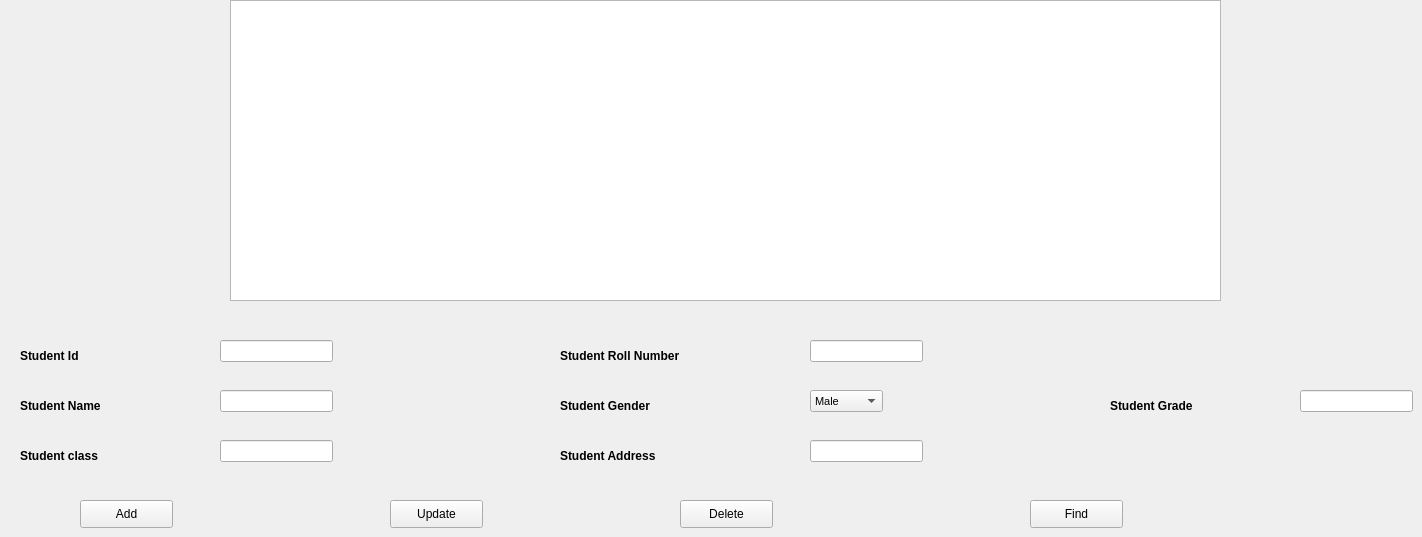
        <widget class="QWidget" name="Students_2">
         <widget class="QTableWidget" name="studentdata_tableWidget_2">
          <property name="geometry">
           <rect>
            <x>230</x>
            <y>0</y>
            <width>991</width>
            <height>301</height>
           </rect>
          </property>
          <property name="styleSheet">
           <string notr="true"/>
          </property>
          <attribute name="horizontalHeaderStretchLastSection">
           <bool>false</bool>
          </attribute>
          <attribute name="verticalHeaderStretchLastSection">
           <bool>false</bool>
          </attribute>
         </widget>
         <widget class="QLabel" name="studentid_label_2">
          <property name="geometry">
           <rect>
            <x>20</x>
            <y>340</y>
            <width>91</width>
            <height>31</height>
           </rect>
          </property>
          <property name="font">
           <font>
            <pointsize>9</pointsize>
            <weight>75</weight>
            <bold>true</bold>
           </font>
          </property>
          <property name="text">
           <string>Student Id</string>
          </property>
         </widget>
         <widget class="QLabel" name="studentname_label_2">
          <property name="geometry">
           <rect>
            <x>20</x>
            <y>390</y>
            <width>111</width>
            <height>31</height>
           </rect>
          </property>
          <property name="font">
           <font>
            <pointsize>9</pointsize>
            <weight>75</weight>
            <bold>true</bold>
           </font>
          </property>
          <property name="text">
           <string>Student Name</string>
          </property>
         </widget>
         <widget class="QLabel" name="studentclass_label_2">
          <property name="geometry">
           <rect>
            <x>20</x>
            <y>440</y>
            <width>111</width>
            <height>31</height>
           </rect>
          </property>
          <property name="font">
           <font>
            <pointsize>9</pointsize>
            <weight>75</weight>
            <bold>true</bold>
           </font>
          </property>
          <property name="text">
           <string>Student class</string>
          </property>
         </widget>
         <widget class="QLabel" name="studentrollnumber_label_2">
          <property name="geometry">
           <rect>
            <x>560</x>
            <y>340</y>
            <width>161</width>
            <height>31</height>
           </rect>
          </property>
          <property name="font">
           <font>
            <pointsize>9</pointsize>
            <weight>75</weight>
            <bold>true</bold>
           </font>
          </property>
          <property name="text">
           <string>Student Roll Number</string>
          </property>
         </widget>
         <widget class="QLabel" name="studentgender_label_2">
          <property name="geometry">
           <rect>
            <x>560</x>
            <y>390</y>
            <width>131</width>
            <height>31</height>
           </rect>
          </property>
          <property name="font">
           <font>
            <pointsize>9</pointsize>
            <weight>75</weight>
            <bold>true</bold>
           </font>
          </property>
          <property name="text">
           <string>Student Gender</string>
          </property>
         </widget>
         <widget class="QLabel" name="studentaddress_label_2">
          <property name="geometry">
           <rect>
            <x>560</x>
            <y>440</y>
            <width>131</width>
            <height>31</height>
           </rect>
          </property>
          <property name="font">
           <font>
            <pointsize>9</pointsize>
            <weight>75</weight>
            <bold>true</bold>
           </font>
          </property>
          <property name="text">
           <string>Student Address</string>
          </property>
         </widget>
         <widget class="QLabel" name="studentgrade_label_2">
          <property name="geometry">
           <rect>
            <x>1110</x>
            <y>390</y>
            <width>121</width>
            <height>31</height>
           </rect>
          </property>
          <property name="font">
           <font>
            <pointsize>9</pointsize>
            <weight>75</weight>
            <bold>true</bold>
           </font>
          </property>
          <property name="text">
           <string>Student Grade</string>
          </property>
         </widget>
         <widget class="QLineEdit" name="studentid_lineEdit_2">
          <property name="geometry">
           <rect>
            <x>220</x>
            <y>340</y>
            <width>113</width>
            <height>22</height>
           </rect>
          </property>
         </widget>
         <widget class="QLineEdit" name="studentname_lineEdit_3">
          <property name="geometry">
           <rect>
            <x>220</x>
            <y>390</y>
            <width>113</width>
            <height>22</height>
           </rect>
          </property>
         </widget>
         <widget class="QLineEdit" name="studentclass_lineEdit_2">
          <property name="geometry">
           <rect>
            <x>220</x>
            <y>440</y>
            <width>113</width>
            <height>22</height>
           </rect>
          </property>
         </widget>
         <widget class="QLineEdit" name="studentrollnumber_lineEdit_2">
          <property name="geometry">
           <rect>
            <x>810</x>
            <y>340</y>
            <width>113</width>
            <height>22</height>
           </rect>
          </property>
          <property name="text">
           <string/>
          </property>
         </widget>
         <widget class="QLineEdit" name="studentaddress_lineEdit_2">
          <property name="geometry">
           <rect>
            <x>810</x>
            <y>440</y>
            <width>113</width>
            <height>22</height>
           </rect>
          </property>
         </widget>
         <widget class="QLineEdit" name="studentgrade_lineEdit_2">
          <property name="geometry">
           <rect>
            <x>1300</x>
            <y>390</y>
            <width>113</width>
            <height>22</height>
           </rect>
          </property>
         </widget>
         <widget class="QComboBox" name="studentgender_comboBox_2">
          <property name="geometry">
           <rect>
            <x>810</x>
            <y>390</y>
            <width>73</width>
            <height>22</height>
           </rect>
          </property>
          <property name="font">
           <font>
            <pointsize>8</pointsize>
           </font>
          </property>
          <item>
           <property name="text">
            <string>Male</string>
           </property>
          </item>
          <item>
           <property name="text">
            <string>Female</string>
           </property>
          </item>
         </widget>
         <widget class="QPushButton" name="add_button_2">
          <property name="geometry">
           <rect>
            <x>80</x>
            <y>500</y>
            <width>93</width>
            <height>28</height>
           </rect>
          </property>
          <property name="text">
           <string>Add</string>
          </property>
         </widget>
         <widget class="QPushButton" name="update_button_2">
          <property name="geometry">
           <rect>
            <x>390</x>
            <y>500</y>
            <width>93</width>
            <height>28</height>
           </rect>
          </property>
          <property name="text">
           <string>Update</string>
          </property>
         </widget>
         <widget class="QPushButton" name="delete_button_2">
          <property name="geometry">
           <rect>
            <x>680</x>
            <y>500</y>
            <width>93</width>
            <height>28</height>
           </rect>
          </property>
          <property name="text">
           <string>Delete</string>
          </property>
         </widget>
         <widget class="QPushButton" name="find_button_2">
          <property name="geometry">
           <rect>
            <x>1030</x>
            <y>500</y>
            <width>93</width>
            <height>28</height>
           </rect>
          </property>
          <property name="text">
           <string>Find</string>
          </property>
         </widget>
        </widget>
